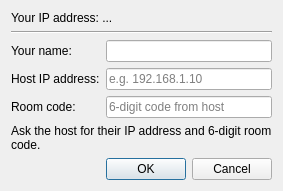
<?xml version="1.0" encoding="UTF-8"?>
<ui version="4.0">
 <class>RelayClientDialog</class>
 <widget class="QDialog" name="RelayClientDialog">
  <property name="geometry">
   <rect>
    <x>0</x>
    <y>0</y>
    <width>420</width>
    <height>280</height>
   </rect>
  </property>
  <property name="windowTitle">
   <string>Join Game - KHWaterMelonMix</string>
  </property>
  <layout class="QVBoxLayout" name="verticalLayout">
   <property name="sizeConstraint">
    <enum>QLayout::SizeConstraint::SetFixedSize</enum>
   </property>

   <item>
    <widget class="QLabel" name="lblYourIP">
     <property name="text">
      <string>Your IP address: ...</string>
     </property>
     <property name="textFormat">
      <enum>Qt::TextFormat::RichText</enum>
     </property>
    </widget>
   </item>

   <item>
    <widget class="QFrame" name="line">
     <property name="frameShape">
      <enum>QFrame::Shape::HLine</enum>
     </property>
     <property name="frameShadow">
      <enum>QFrame::Shadow::Sunken</enum>
     </property>
    </widget>
   </item>

   <item>
    <layout class="QFormLayout" name="formLayout">
     <item row="0" column="0">
      <widget class="QLabel" name="label">
       <property name="text">
        <string>Your name:</string>
       </property>
      </widget>
     </item>
     <item row="0" column="1">
      <widget class="QLineEdit" name="txtPlayerName"/>
     </item>
     <item row="1" column="0">
      <widget class="QLabel" name="label_2">
       <property name="text">
        <string>Host IP address:</string>
       </property>
      </widget>
     </item>
     <item row="1" column="1">
      <widget class="QLineEdit" name="txtHostIP">
       <property name="placeholderText">
        <string>e.g. 192.168.1.10</string>
       </property>
      </widget>
     </item>
     <item row="2" column="0">
      <widget class="QLabel" name="label_3">
       <property name="text">
        <string>Room code:</string>
       </property>
      </widget>
     </item>
     <item row="2" column="1">
      <widget class="QLineEdit" name="txtRoomCode">
       <property name="placeholderText">
        <string>6-digit code from host</string>
       </property>
       <property name="maxLength">
        <number>6</number>
       </property>
       <property name="inputMask">
        <string>999999</string>
       </property>
      </widget>
     </item>
    </layout>
   </item>

   <item>
    <widget class="QLabel" name="label_info">
     <property name="text">
      <string>Ask the host for their IP address and 6-digit room code.</string>
     </property>
     <property name="wordWrap">
      <bool>true</bool>
     </property>
    </widget>
   </item>

   <item>
    <widget class="QDialogButtonBox" name="buttonBox">
     <property name="orientation">
      <enum>Qt::Orientation::Horizontal</enum>
     </property>
     <property name="standardButtons">
      <set>QDialogButtonBox::StandardButton::Cancel|QDialogButtonBox::StandardButton::Ok</set>
     </property>
    </widget>
   </item>

  </layout>
 </widget>
 <resources/>
 <connections>
  <connection>
   <sender>buttonBox</sender>
   <signal>accepted()</signal>
   <receiver>RelayClientDialog</receiver>
   <slot>accept()</slot>
   <hints>
    <hint type="sourcelabel"><x>248</x><y>270</y></hint>
    <hint type="destinationlabel"><x>157</x><y>290</y></hint>
   </hints>
  </connection>
  <connection>
   <sender>buttonBox</sender>
   <signal>rejected()</signal>
   <receiver>RelayClientDialog</receiver>
   <slot>reject()</slot>
   <hints>
    <hint type="sourcelabel"><x>316</x><y>270</y></hint>
    <hint type="destinationlabel"><x>286</x><y>290</y></hint>
   </hints>
  </connection>
 </connections>
</ui>
